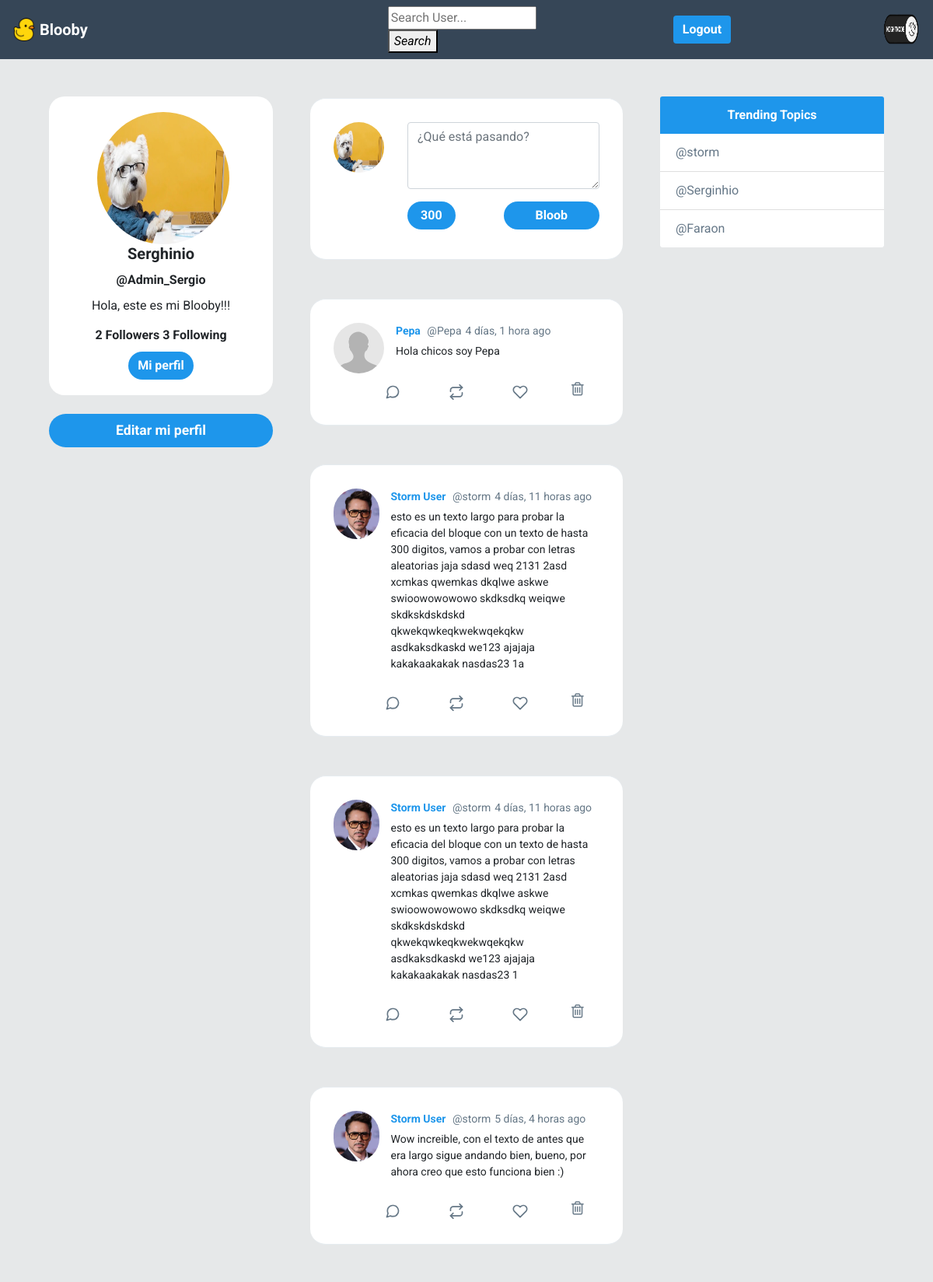
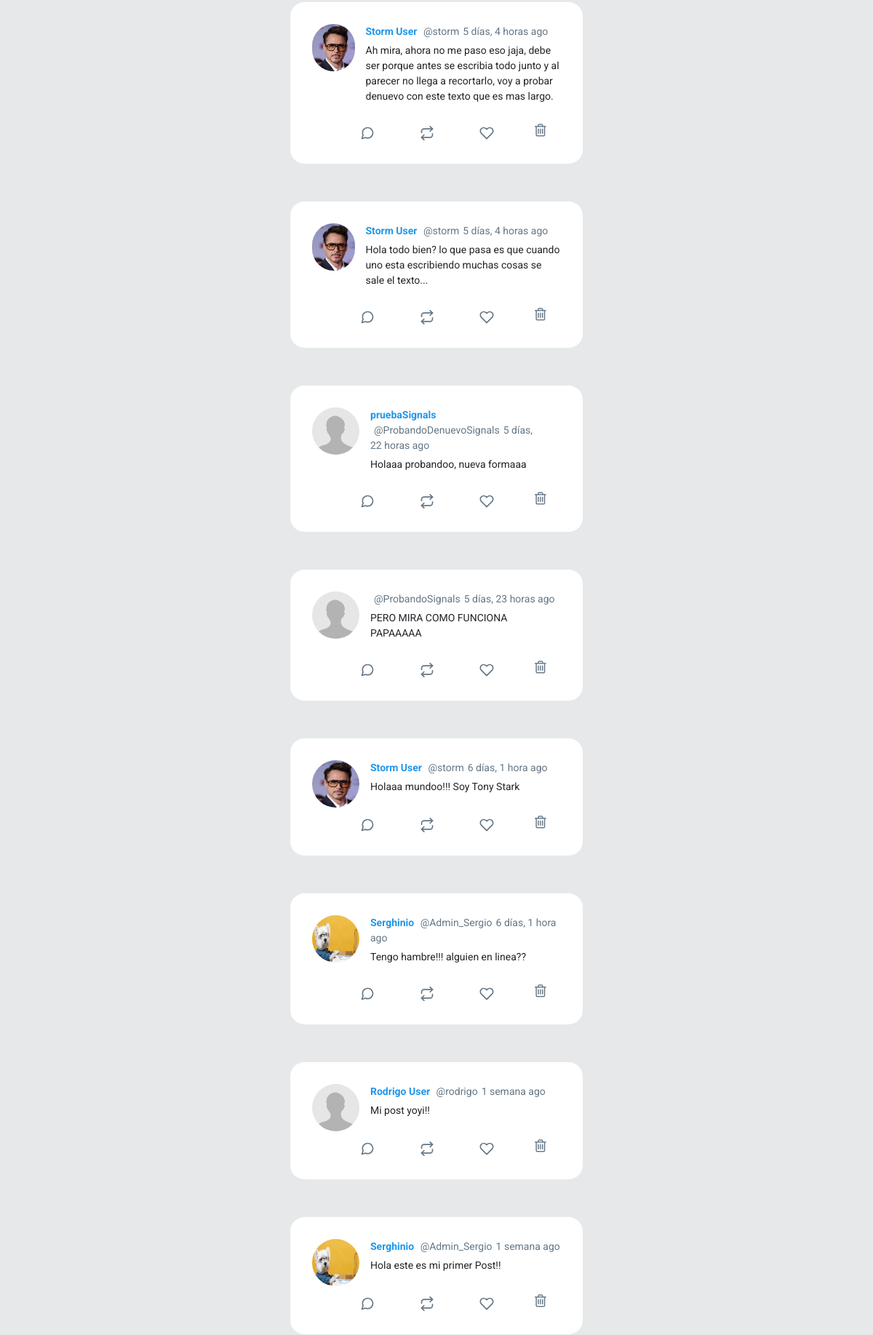
The app's page / (signed in) with its own data (2 pictures, top to bottom).
### Blooby/models.py (models this page shows, shortened)
class Profile(models.Model):
	user = models.OneToOneField(User, on_delete=models.CASCADE)
	bio = models.CharField(default='Hola, este es mi Blooby!!!', max_length=100)
	image = models.ImageField(default='default.png')
	def following(self):
		user_ids = Relationship.objects.filter(from_user=self.user)\
									.values_list('to_user_id', flat=True)
		return User.objects.filter(id__in=user_ids)
	def followers(self):
		user_ids = Relationship.objects.filter(to_user=self.user)\
									.values_list('from_user_id', flat=True)
		return User.objects.filter(id__in=user_ids)

class Post(models.Model):
	timestamp = models.DateTimeField(default=timezone.now)
	content = models.TextField(max_length=300)
	user = models.ForeignKey(User, on_delete=models.CASCADE, related_name='posts')
	liked = models.ManyToManyField(User, default=None, blank=True)
	class Meta:
		ordering = ['-timestamp']

### Blooby/views.py (the view)
# urls.py: path('', home, name='home'),
@login_required
def home(request):
	posts = Post.objects.all()
	if request.method == 'POST':
		form = PostForm(request.POST)
		if form.is_valid():
			post = form.save(commit=False)
			post.user = request.user
			post.save()
			return redirect('home')
	else:
		form = PostForm()
	context = {'posts':posts, 'form' : form }
	return render(request, 'Blooby/feed.html', context)

### Blooby/forms.py
class PostForm(forms.ModelForm):
	content = forms.CharField(widget=forms.Textarea(attrs={'class':'form-control w-100',
								'id':'contentsBox', 'rows':'3',
								'placeholder':'¿Qué está pasando?'}))
	class Meta:
		model = Post
		fields = ['content']

### Blooby/templates/Blooby/feed.html (shortened to what this page needs)
{% extends 'Blooby/_base.html' %}
{% load static %}
{% load humanize %}
{% block navbar %}
<form action="{% url 'search_user' %}" class="" style="margin-left: 25rem;" method="GET">
        <input type="text" id="textsearcher" class="" placeholder="Search User..." name="search" value="{{request.GET.search}}">
            <button class="" type="submit">
              <i class=''>Search</i>
            </button>
</form>
<a href="{% url 'logout' %}" class="btn text-white my-2 my-sm-0" style="margin-left: 11rem;" type="submit">Logout</a>
<a id="darkmode" href="javascript:void(0)" style="margin-left: 12.1rem;"> <img src="{% static 'img/NightMode.png' %}" width="100" height="50" class="d-inline-block align-top" alt="">
</a>
    {% endblock navbar %}
{% block content %}
    <div id="main" class="container-fluid d-flex">
        <div class="sidebar m-5 d-none d-md-block">
            <div class="">
                <div class="card " style="width: 18rem; text-align:center;border-radius: 20px;">
                    <img class="card-img-top rounded-circle"
                        style="width:170px; height: 170px; top: 20px; position: relative;left: 62px;padding-top: 0px;"
                        src="{{ request.user.profile.image.url }}" alt="Card image cap">
                    <div class="card-body">
                        <h5 class="card-title font-weight-bold">{{ request.user.first_name }}</h5>
                        <h6 class="card-title font-weight-bold">@{{ request.user }}</h6>
                        <p class="card-text">{{ request.user.profile.bio }}</p>
                        <h6 class="card-title font-weight-bold">
                        {{ request.user.profile.followers.count }} Followers
                        {{ request.user.profile.following.count }} Following
                        </h6>
                        <a href="{% url 'profile' user %}" class="btn  text-white rounded-pill">Mi perfil</a>
                    </div>
                </div>
                <a href="{% url 'editar' %}" id="addATweetLeft" onclick="addTweet()" type="button"
                style="border-radius: 30px; font-size: 1.1rem; font-weight:bold;"
                class="btn btn-lg btn-block mt-4 text-white ">Editar mi perfil</a>
            </div>
        </div>
        <div class="content">
            <div id="inputTweetArea" class="tweet-wrap">
                <div class="d-flex">
                    <div class="col-xs">
                        <img src="{{ request.user.profile.image.url }}" alt="" class="avator">
                    </div>
                    <form class="col pr-0" method="post">
                        {{ form.content }}
                        <div class="container d-flex" style="padding: 1rem 0 0 0;">
                            <div id="leftBtn">
                                <div id="charBadge" class="badge badge-pill badge-primary ml-2"
                                    style="display: flex;align-items: center;width: 50%;justify-content: center;">
                                    <div id="charCountArea">300</div>
                                </div>
                            </div>
                            <div id="rightBtn">
                                <button class="btn rounded-pill"
                                    style="width: 100%;">Bloob</button>
                            </div>
                        </div>
                    </form>
                </div>
            </div>
            {% for post in posts %}
            <div id="tweetCards">
                <div class="tweet-wrap" style="border-radius:20px">
                    <div class="tweet-header">
                        <img src="{{ post.user.profile.image.url }}"
                            alt="" class="avator">
                        <div class="tweet-header-info">
                            <a href="{% url 'profile' post.user %}">
                            {{ post.user.first_name }}
                            </a>
                            <span>@{{ post.user }}</span><span>{{ post.timestamp|naturaltime }}
                            </span>
                            <p>{{ post.content }}</p>
                        </div>
                    </div>
                    <div class="tweet-info-counts">
                        <div class="comments">
                            <button style="background: none; border: none;">
                            </button>
                        </div>
                        <div class="retweets">
                            <button style="background: none; border:none;">
                        </button>
                        </div>
                        <div class="likes">
                            <button style="background: none; border:none;">
                            </button>
                        </div>
                        {% if request.user == post.user or user.is_staff %}
                        <div class="trash">
                            <a href="{% url 'delete' post.id %}">
                                <i class="fa fa-trash-o" style="color:#657786; font-size: 20px" aria-hidden="true"></i>
                            </a>
                        </div>
                        {% endif %}
                    </div>
                </div>
            </div>
            {% endfor %}
        </div>
        <div class="sidebar m-5 d-none d-xl-block">
            <div class="card" style="width: 18rem;">
                <div class="card-header">
                    Trending Topics
                </div>
                <ul class="list-group list-group-flush">
                    <li class="list-group-item"><a href="#" style="text-decoration: none;color: #657787;">@storm</a></li>
                    <li class="list-group-item"><a href="#" style="text-decoration: none;color: #657787;">@Serginhio</a></li>
                    <li class="list-group-item"><a href="#" style="text-decoration: none;color: #657787;">@Faraon</a></li>
                </ul>
            </div>
        </div>
    </div>
{% endblock content %}

### static/css/estilo.css (style rules this page uses)
body { background: #E6E8E9; ; font-family: 'Asap', sans-serif; font-family: 'Roboto', sans-serif; transition: background-color .6s; }
img { max-width: 100%; }
.avator { border-radius: 100px; width: 65px; height: 65px; margin-right: 15px; }
.card { border: none; }
.card-header { background-color: #1E96EB ; color: white; text-align: center; font-weight: bold; border: none; }
#main { justify-content: center; }
#inputTweetArea { border-radius: 20px; }
#leftBtn { width: 50%; text-align: left; padding: 0; }
#rightBtn { width: 50%; text-align: right; padding: 0; }
.tweet-wrap { max-width: 490px; background: #fff; margin: 0 auto; margin-top: 50px; border-radius: 3px; padding: 30px; border-bottom: 1px solid #e6ecf0; border-top: 1px solid #e6ecf0; }
.tweet-header { display: flex; align-items: flex-start; font-size: 14px; }
.tweet-header-info { font-weight: bold; }
.tweet-header-info span { color: #657786; font-weight: normal; margin-left: 5px; }
.tweet-header-info p { font-weight: normal; margin-top: 5px; }
.tweet-info-counts { display: flex; margin-left: 60px; margin-top: 10px; }
.tweet-info-counts div { display: flex; margin-right: 20px; }
.tweet-info-counts div svg { color: #657786; margin-right: 10px; }
.btn { background-color: #1E96EB ; border-style: none; font-weight: bold; color: white; }
#charBadge { background-color: #1E96EB ; position: relative; left: -8px; font-size: 1rem; height: 100%; }
a:link { color: #1E96EB ; text-decoration: none; }

### records on screen
Post: user.profile.image (placeholder picture), user.first_name "Pepa", user "Pepa", timestamp "4 días, 1 hora ago", content "Hola chicos soy Pepa"
Post: user.profile.image (picture), user.first_name "Storm User", user "storm", timestamp "4 días, 11 horas ago", content "esto es un texto largo para probar la eficacia del bloque con un texto de hasta 300 digitos, vamos a probar con letras aleatorias jaja sdasd weq 2131 2asd xcmkas qwemkas dkqlwe askwe swioowowowowo skdksdkq weiqwe skdkskdskdskd qkwekqwkeqkwekwqekqkw asdkaksdkaskd we123 ajajaja kakakaakakak nasdas23 1a"
Post: user.profile.image (picture), user.first_name "Storm User", user "storm", timestamp "4 días, 11 horas ago", content "esto es un texto largo para probar la eficacia del bloque con un texto de hasta 300 digitos, vamos a probar con letras aleatorias jaja sdasd weq 2131 2asd xcmkas qwemkas dkqlwe askwe swioowowowowo skdksdkq weiqwe skdkskdskdskd qkwekqwkeqkwekwqekqkw asdkaksdkaskd we123 ajajaja kakakaakakak nasdas23 1"
Post: user.profile.image (picture), user.first_name "Storm User", user "storm", timestamp "5 días, 4 horas ago", content "Wow increible, con el texto de antes que era largo sigue andando bien, bueno, por ahora creo que esto funciona bien :)"
Post: user.profile.image (picture), user.first_name "Storm User", user "storm", timestamp "5 días, 4 horas ago", content "Ah mira, ahora no me paso eso jaja, debe ser porque antes se escribia todo junto y al parecer no llega a recortarlo, voy a probar denuevo con este texto que es mas largo."
Post: user.profile.image (picture), user.first_name "Storm User", user "storm", timestamp "5 días, 4 horas ago", content "Hola todo bien? lo que pasa es que cuando uno esta escribiendo muchas cosas se sale el texto..."
Post: user.profile.image (placeholder picture), user.first_name "pruebaSignals", user "ProbandoDenuevoSignals", timestamp "5 días, 22 horas ago", content "Holaaa probandoo, nueva formaaa"
Post: user.profile.image (placeholder picture), user "ProbandoSignals", timestamp "5 días, 23 horas ago", content "PERO MIRA COMO FUNCIONA PAPAAAAA"
Post: user.profile.image (picture), user.first_name "Storm User", user "storm", timestamp "6 días, 1 hora ago", content "Holaaa mundoo!!! Soy Tony Stark"
Post: user.profile.image (picture), user.first_name "Serghinio", user "Admin_Sergio", timestamp "6 días, 1 hora ago", content "Tengo hambre!!! alguien en linea??"
Post: user.profile.image (placeholder picture), user.first_name "Rodrigo User", user "rodrigo", timestamp "1 semana ago", content "Mi post yoyi!!"
Post: user.profile.image (picture), user.first_name "Serghinio", user "Admin_Sergio", timestamp "1 semana ago", content "Hola este es mi primer Post!!"

### other values on screen
{{ request.user.first_name }} "Serghinio"
{{ request.user }} "Admin_Sergio"
{{ request.user.profile.bio }} "Hola, este es mi Blooby!!!"
{{ request.user.profile.followers.count }} "2"
{{ request.user.profile.following.count }} "3"
